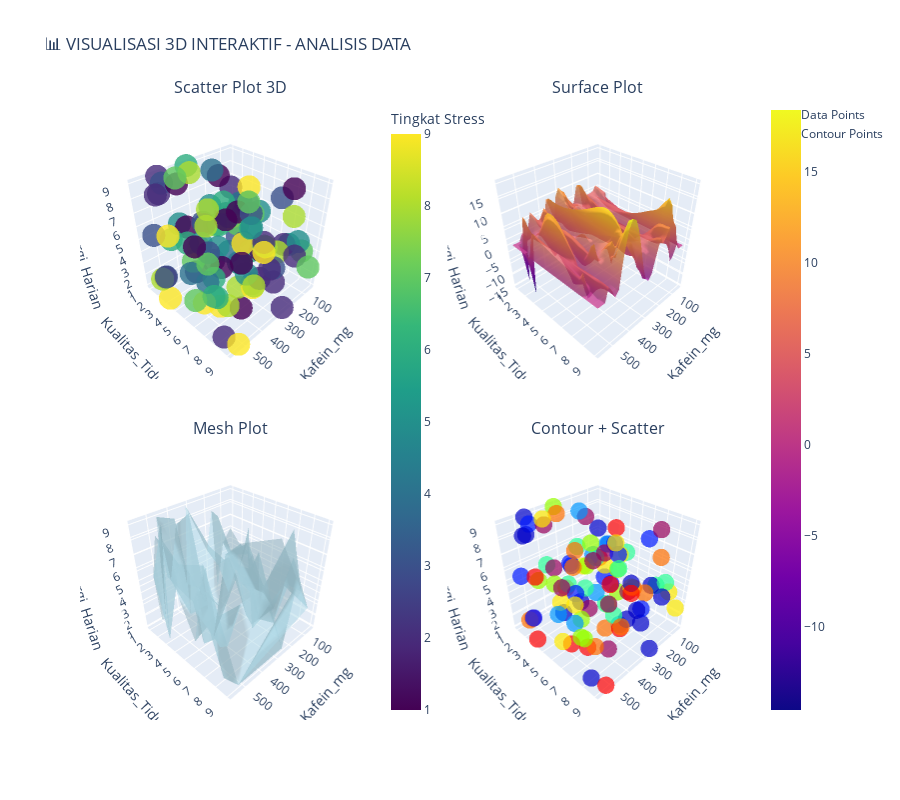

Notebook code for this chart:
### Code cell
# ===================================================================
# 4. VISUALISASI 3D INTERAKTIF DENGAN PLOTLY
# ===================================================================

print("\n🌊 4. VISUALISASI 3D INTERAKTIF")
print("-" * 30)

# Buat multiple visualisasi 3D
fig_3d = make_subplots(
    rows=2, cols=2,
    subplot_titles=('Scatter Plot 3D', 'Surface Plot', 'Mesh Plot', 'Contour + Scatter'),
    specs=[[{"type": "scatter3d"}, {"type": "surface"}],
           [{"type": "mesh3d"}, {"type": "scatter3d"}]],
    horizontal_spacing=0.1,
    vertical_spacing=0.1
)

# Ekstrak data
if x_var in df.columns:
    x_data = df[x_var].values
    y_data = df[y_var].values
    z_data = df[z_var].values
else:
    # Buat data contoh 3D yang menarik
    n_points = 50
    x_range = np.linspace(-5, 5, n_points)
    y_range = np.linspace(-5, 5, n_points)
    X, Y = np.meshgrid(x_range, y_range)
    
    # Buat permukaan gelombang yang menarik
    Z = np.sin(np.sqrt(X**2 + Y**2)) * np.cos(X) * np.exp(-0.1 * (X**2 + Y**2))
    
    # Untuk scatter plot, ambil subset data
    indices = np.random.choice(n_points*n_points, size=200, replace=False)
    x_data = X.flatten()[indices]
    y_data = Y.flatten()[indices]
    z_data = Z.flatten()[indices]

# 4.1 Scatter Plot 3D
if x_var in df.columns and 'Tingkat_Stress' in df.columns:
    color_data = df['Tingkat_Stress'].values
    color_label = 'Tingkat Stress'
else:
    color_data = z_data
    color_label = 'Z Value'

scatter_3d = go.Scatter3d(
    x=x_data,
    y=y_data,
    z=z_data,
    mode='markers',
    marker=dict(
        size=8,
        color=color_data,
        colorscale='Viridis',
        opacity=0.8,
        colorbar=dict(title=color_label, x=0.45)
    ),
    text=[f'X: {x:.2f}<br>Y: {y:.2f}<br>Z: {z:.2f}' for x, y, z in zip(x_data, y_data, z_data)],
    hovertemplate='<b>Point Info</b><br>%{text}<extra></extra>',
    name='Data Points'
)

fig_3d.add_trace(scatter_3d, row=1, col=1)

# 4.2 Surface Plot
if x_var not in df.columns:
    # Gunakan data mesh yang sudah dibuat
    X_surf, Y_surf, Z_surf = X, Y, Z
else:
    # Buat grid dari data yang ada
    x_min, x_max = x_data.min(), x_data.max()
    y_min, y_max = y_data.min(), y_data.max()
    
    xi = np.linspace(x_min, x_max, 30)
    yi = np.linspace(y_min, y_max, 30)
    X_surf, Y_surf = np.meshgrid(xi, yi)
    
    # Interpolasi data untuk membuat surface
    Z_surf = griddata((x_data, y_data), z_data, (X_surf, Y_surf), method='cubic')
    Z_surf = np.nan_to_num(Z_surf)

surface_plot = go.Surface(
    x=X_surf,
    y=Y_surf,
    z=Z_surf,
    colorscale='Plasma',
    opacity=0.8,
    name='Surface'
)

fig_3d.add_trace(surface_plot, row=1, col=2)

# 4.3 Mesh Plot
mesh_plot = go.Mesh3d(
    x=x_data,
    y=y_data,
    z=z_data,
    opacity=0.5,
    color='lightblue',
    name='Mesh'
)

fig_3d.add_trace(mesh_plot, row=2, col=1)

# 4.4 Contour + Scatter
contour_scatter = go.Scatter3d(
    x=x_data,
    y=y_data,
    z=z_data,
    mode='markers',
    marker=dict(
        size=6,
        color=color_data,
        colorscale='Rainbow',
        opacity=0.7
    ),
    name='Contour Points'
)

fig_3d.add_trace(contour_scatter, row=2, col=2)

# Update layout
fig_3d.update_layout(
    title='📊 VISUALISASI 3D INTERAKTIF - ANALISIS DATA',
    font=dict(size=12),
    height=800,
    showlegend=True,
    scene=dict(
        xaxis_title=x_var,
        yaxis_title=y_var,
        zaxis_title=z_var,
        camera=dict(eye=dict(x=1.5, y=1.5, z=1.5))
    ),
    scene2=dict(
        xaxis_title=x_var,
        yaxis_title=y_var,
        zaxis_title=z_var,
        camera=dict(eye=dict(x=1.5, y=1.5, z=1.5))
    ),
    scene3=dict(
        xaxis_title=x_var,
        yaxis_title=y_var,
        zaxis_title=z_var,
        camera=dict(eye=dict(x=1.5, y=1.5, z=1.5))
    ),
    scene4=dict(
        xaxis_title=x_var,
        yaxis_title=y_var,
        zaxis_title=z_var,
        camera=dict(eye=dict(x=1.5, y=1.5, z=1.5))
    )
)

fig_3d.show()

### Figure 1 — Plotly figure (JSON) as saved in the notebook; plotly's stock layout.template omitted (floating-point values rounded to 4 significant figures; data arrays with more than 128 entries replaced by an {"elided": "..."} marker saying what was removed)
{"data": [{"hovertemplate": "<b>Point Info</b><br>%{text}<extra></extra>", "marker": {"color": [2, 1, 6, 5, 9, 1, 7, 5, 5, 2, 3, 7, 6, 2, 6, 2, 2, 2, 3, 2, 4, 9, 6, 1, 8, 7, 3, 1, 5, 4, 8, 1, 1, 4, 8, 5, 2, 6, 5, 2, 3, 9, 7, 7, 6, 8, 4, 8, 4, 8, 9, 3, 3, 2, 3, 3, 5, 5, 2, 6, 5, 6, 1, 5, 9, 2, 1, 9, 9, 9, 6, 8, 1, 4, 1, 8, 1, 3, 4, 8, 6, 7, 8, 2, 8, 3, 7, 3, 7, 2, 6, 3, 3, 9, 7, 5, 7, 9, 1, 7], "colorbar": {"title": {"text": "Tingkat Stress"}, "x": 0.45}, "colorscale": [[0, "#440154"], [0.1111, "#482878"], [0.2222, "#3e4989"], [0.3333, "#31688e"], [0.4444, "#26828e"], [0.5556, "#1f9e89"], [0.6667, "#35b779"], [0.7778, "#6ece58"], [0.8889, "#b5de2b"], [1, "#fde725"]], "opacity": 0.8, "size": 8}, "mode": "markers", "name": "Data Points", "scene": "scene", "text": ["X: 546.00<br>Y: 3.00<br>Z: 9.00", "X: 491.00<br>Y: 1.00<br>Z: 1.00", "X: 317.00<br>Y: 1.00<br>Z: 9.00", "X: 559.00<br>Y: 5.00<br>Z: 8.00", "X: 435.00<br>Y: 6.00<br>Z: 1.00", "X: 436.00<br>Y: 3.00<br>Z: 6.00", "X: 162.00<br>Y: 9.00<br>Z: 5.00", "X: 130.00<br>Y: 5.00<br>Z: 6.00", "X: 162.00<br>Y: 8.00<br>Z: 5.00", "X: 51.00<br>Y: 1.00<br>Z: 6.00", "X: 269.00<br>Y: 5.00<br>Z: 5.00", "X: 274.00<br>Y: 3.00<br>Z: 5.00", "X: 434.00<br>Y: 1.00<br>Z: 4.00", "X: 452.00<br>Y: 4.00<br>Z: 3.00", "X: 179.00<br>Y: 5.00<br>Z: 3.00", "X: 102.00<br>Y: 7.00<br>Z: 4.00", "X: 465.00<br>Y: 1.00<br>Z: 9.00", "X: 296.00<br>Y: 3.00<br>Z: 2.00", "X: 488.00<br>Y: 2.00<br>Z: 9.00", "X: 252.00<br>Y: 9.00<br>Z: 1.00", "X: 233.00<br>Y: 6.00<br>Z: 1.00", "X: 172.00<br>Y: 3.00<br>Z: 5.00", "X: 450.00<br>Y: 8.00<br>Z: 6.00", "X: 343.00<br>Y: 8.00<br>Z: 6.00", "X: 329.00<br>Y: 2.00<br>Z: 3.00", "X: 247.00<br>Y: 6.00<br>Z: 7.00", "X: 560.00<br>Y: 7.00<br>Z: 9.00", "X: 193.00<br>Y: 2.00<br>Z: 8.00", "X: 250.00<br>Y: 2.00<br>Z: 6.00", "X: 173.00<br>Y: 1.00<br>Z: 8.00", "X: 236.00<br>Y: 8.00<br>Z: 5.00", "X: 375.00<br>Y: 1.00<br>Z: 8.00", "X: 513.00<br>Y: 9.00<br>Z: 4.00", "X: 398.00<br>Y: 6.00<br>Z: 8.00", "X: 452.00<br>Y: 7.00<br>Z: 2.00", "X: 395.00<br>Y: 7.00<br>Z: 5.00", "X: 560.00<br>Y: 3.00<br>Z: 9.00", "X: 196.00<br>Y: 2.00<br>Z: 4.00", "X: 197.00<br>Y: 9.00<br>Z: 6.00", "X: 538.00<br>Y: 8.00<br>Z: 1.00", "X: 387.00<br>Y: 7.00<br>Z: 9.00", "X: 522.00<br>Y: 9.00<br>Z: 1.00", "X: 200.00<br>Y: 4.00<br>Z: 5.00", "X: 464.00<br>Y: 4.00<br>Z: 4.00", "X: 347.00<br>Y: 1.00<br>Z: 3.00", "X: 312.00<br>Y: 8.00<br>Z: 6.00", "X: 193.00<br>Y: 3.00<br>Z: 2.00", "X: 395.00<br>Y: 7.00<br>Z: 3.00", "X: 51.00<br>Y: 2.00<br>Z: 5.00", "X: 353.00<br>Y: 2.00<br>Z: 9.00", "X: 303.00<br>Y: 7.00<br>Z: 2.00", "X: 502.00<br>Y: 6.00<br>Z: 8.00", "X: 86.00<br>Y: 3.00<br>Z: 2.00", "X: 209.00<br>Y: 9.00<br>Z: 5.00", "X: 58.00<br>Y: 6.00<br>Z: 7.00", "X: 282.00<br>Y: 6.00<br>Z: 8.00", "X: 148.00<br>Y: 1.00<br>Z: 1.00", "X: 257.00<br>Y: 4.00<br>Z: 6.00", "X: 180.00<br>Y: 6.00<br>Z: 1.00", "X: 453.00<br>Y: 6.00<br>Z: 2.00", "X: 201.00<br>Y: 5.00<br>Z: 1.00", "X: 103.00<br>Y: 1.00<br>Z: 5.00", "X: 169.00<br>Y: 8.00<br>Z: 9.00", "X: 469.00<br>Y: 5.00<br>Z: 6.00", "X: 471.00<br>Y: 5.00<br>Z: 1.00", "X: 153.00<br>Y: 7.00<br>Z: 1.00", "X: 303.00<br>Y: 4.00<br>Z: 2.00", "X: 276.00<br>Y: 6.00<br>Z: 9.00", "X: 161.00<br>Y: 4.00<br>Z: 3.00", "X: 559.00<br>Y: 3.00<br>Z: 1.00", "X: 522.00<br>Y: 7.00<br>Z: 5.00", "X: 148.00<br>Y: 8.00<br>Z: 7.00", "X: 202.00<br>Y: 4.00<br>Z: 6.00", "X: 387.00<br>Y: 2.00<br>Z: 1.00", "X: 212.00<br>Y: 3.00<br>Z: 5.00", "X: 210.00<br>Y: 1.00<br>Z: 5.00", "X: 447.00<br>Y: 8.00<br>Z: 6.00", "X: 326.00<br>Y: 3.00<br>Z: 3.00", "X: 553.00<br>Y: 7.00<br>Z: 5.00", "X: 441.00<br>Y: 5.00<br>Z: 7.00", "X: 184.00<br>Y: 5.00<br>Z: 5.00", "X: 244.00<br>Y: 7.00<br>Z: 5.00", "X: 450.00<br>Y: 9.00<br>Z: 5.00", "X: 82.00<br>Y: 5.00<br>Z: 3.00", "X: 509.00<br>Y: 1.00<br>Z: 1.00", "X: 519.00<br>Y: 1.00<br>Z: 5.00", "X: 424.00<br>Y: 2.00<br>Z: 9.00", "X: 71.00<br>Y: 6.00<br>Z: 1.00", "X: 87.00<br>Y: 9.00<br>Z: 3.00", "X: 279.00<br>Y: 8.00<br>Z: 4.00", "X: 414.00<br>Y: 5.00<br>Z: 1.00", "X: 487.00<br>Y: 1.00<br>Z: 1.00", "X: 332.00<br>Y: 7.00<br>Z: 8.00", "X: 76.00<br>Y: 5.00<br>Z: 2.00", "X: 275.00<br>Y: 6.00<br>Z: 8.00", "X: 326.00<br>Y: 7.00<br>Z: 7.00", "X: 333.00<br>Y: 3.00<br>Z: 2.00", "X: 530.00<br>Y: 3.00<br>Z: 6.00", "X: 502.00<br>Y: 5.00<br>Z: 6.00", "X: 565.00<br>Y: 6.00<br>Z: 3.00"], "type": "scatter3d", "x": [546, 491, 317, 559, 435, 436, 162, 130, 162, 51, 269, 274, 434, 452, 179, 102, 465, 296, 488, 252, 233, 172, 450, 343, 329, 247, 560, 193, 250, 173, 236, 375, 513, 398, 452, 395, 560, 196, 197, 538, 387, 522, 200, 464, 347, 312, 193, 395, 51, 353, 303, 502, 86, 209, 58, 282, 148, 257, 180, 453, 201, 103, 169, 469, 471, 153, 303, 276, 161, 559, 522, 148, 202, 387, 212, 210, 447, 326, 553, 441, 184, 244, 450, 82, 509, 519, 424, 71, 87, 279, 414, 487, 332, 76, 275, 326, 333, 530, 502, 565], "y": [3, 1, 1, 5, 6, 3, 9, 5, 8, 1, 5, 3, 1, 4, 5, 7, 1, 3, 2, 9, 6, 3, 8, 8, 2, 6, 7, 2, 2, 1, 8, 1, 9, 6, 7, 7, 3, 2, 9, 8, 7, 9, 4, 4, 1, 8, 3, 7, 2, 2, 7, 6, 3, 9, 6, 6, 1, 4, 6, 6, 5, 1, 8, 5, 5, 7, 4, 6, 4, 3, 7, 8, 4, 2, 3, 1, 8, 3, 7, 5, 5, 7, 9, 5, 1, 1, 2, 6, 9, 8, 5, 1, 7, 5, 6, 7, 3, 3, 5, 6], "z": [9, 1, 9, 8, 1, 6, 5, 6, 5, 6, 5, 5, 4, 3, 3, 4, 9, 2, 9, 1, 1, 5, 6, 6, 3, 7, 9, 8, 6, 8, 5, 8, 4, 8, 2, 5, 9, 4, 6, 1, 9, 1, 5, 4, 3, 6, 2, 3, 5, 9, 2, 8, 2, 5, 7, 8, 1, 6, 1, 2, 1, 5, 9, 6, 1, 1, 2, 9, 3, 1, 5, 7, 6, 1, 5, 5, 6, 3, 5, 7, 5, 5, 5, 3, 1, 5, 9, 1, 3, 4, 1, 1, 8, 2, 8, 7, 2, 6, 6, 3]}, {"colorscale": [[0, "#0d0887"], [0.1111, "#46039f"], [0.2222, "#7201a8"], [0.3333, "#9c179e"], [0.4444, "#bd3786"], [0.5556, "#d8576b"], [0.6667, "#ed7953"], [0.7778, "#fb9f3a"], [0.8889, "#fdca26"], [1, "#f0f921"]], "name": "Surface", "opacity": 0.8, "scene": "scene2", "type": "surface", "x": {"elided": "30x30 float values"}, "y": {"elided": "30x30 float values"}, "z": {"elided": "30x30 float values"}}, {"color": "lightblue", "name": "Mesh", "opacity": 0.5, "scene": "scene3", "type": "mesh3d", "x": [546, 491, 317, 559, 435, 436, 162, 130, 162, 51, 269, 274, 434, 452, 179, 102, 465, 296, 488, 252, 233, 172, 450, 343, 329, 247, 560, 193, 250, 173, 236, 375, 513, 398, 452, 395, 560, 196, 197, 538, 387, 522, 200, 464, 347, 312, 193, 395, 51, 353, 303, 502, 86, 209, 58, 282, 148, 257, 180, 453, 201, 103, 169, 469, 471, 153, 303, 276, 161, 559, 522, 148, 202, 387, 212, 210, 447, 326, 553, 441, 184, 244, 450, 82, 509, 519, 424, 71, 87, 279, 414, 487, 332, 76, 275, 326, 333, 530, 502, 565], "y": [3, 1, 1, 5, 6, 3, 9, 5, 8, 1, 5, 3, 1, 4, 5, 7, 1, 3, 2, 9, 6, 3, 8, 8, 2, 6, 7, 2, 2, 1, 8, 1, 9, 6, 7, 7, 3, 2, 9, 8, 7, 9, 4, 4, 1, 8, 3, 7, 2, 2, 7, 6, 3, 9, 6, 6, 1, 4, 6, 6, 5, 1, 8, 5, 5, 7, 4, 6, 4, 3, 7, 8, 4, 2, 3, 1, 8, 3, 7, 5, 5, 7, 9, 5, 1, 1, 2, 6, 9, 8, 5, 1, 7, 5, 6, 7, 3, 3, 5, 6], "z": [9, 1, 9, 8, 1, 6, 5, 6, 5, 6, 5, 5, 4, 3, 3, 4, 9, 2, 9, 1, 1, 5, 6, 6, 3, 7, 9, 8, 6, 8, 5, 8, 4, 8, 2, 5, 9, 4, 6, 1, 9, 1, 5, 4, 3, 6, 2, 3, 5, 9, 2, 8, 2, 5, 7, 8, 1, 6, 1, 2, 1, 5, 9, 6, 1, 1, 2, 9, 3, 1, 5, 7, 6, 1, 5, 5, 6, 3, 5, 7, 5, 5, 5, 3, 1, 5, 9, 1, 3, 4, 1, 1, 8, 2, 8, 7, 2, 6, 6, 3]}, {"marker": {"color": [2, 1, 6, 5, 9, 1, 7, 5, 5, 2, 3, 7, 6, 2, 6, 2, 2, 2, 3, 2, 4, 9, 6, 1, 8, 7, 3, 1, 5, 4, 8, 1, 1, 4, 8, 5, 2, 6, 5, 2, 3, 9, 7, 7, 6, 8, 4, 8, 4, 8, 9, 3, 3, 2, 3, 3, 5, 5, 2, 6, 5, 6, 1, 5, 9, 2, 1, 9, 9, 9, 6, 8, 1, 4, 1, 8, 1, 3, 4, 8, 6, 7, 8, 2, 8, 3, 7, 3, 7, 2, 6, 3, 3, 9, 7, 5, 7, 9, 1, 7], "colorscale": [[0, "rgb(150,0,90)"], [0.125, "rgb(0,0,200)"], [0.25, "rgb(0,25,255)"], [0.375, "rgb(0,152,255)"], [0.5, "rgb(44,255,150)"], [0.625, "rgb(151,255,0)"], [0.75, "rgb(255,234,0)"], [0.875, "rgb(255,111,0)"], [1, "rgb(255,0,0)"]], "opacity": 0.7, "size": 6}, "mode": "markers", "name": "Contour Points", "scene": "scene4", "type": "scatter3d", "x": [546, 491, 317, 559, 435, 436, 162, 130, 162, 51, 269, 274, 434, 452, 179, 102, 465, 296, 488, 252, 233, 172, 450, 343, 329, 247, 560, 193, 250, 173, 236, 375, 513, 398, 452, 395, 560, 196, 197, 538, 387, 522, 200, 464, 347, 312, 193, 395, 51, 353, 303, 502, 86, 209, 58, 282, 148, 257, 180, 453, 201, 103, 169, 469, 471, 153, 303, 276, 161, 559, 522, 148, 202, 387, 212, 210, 447, 326, 553, 441, 184, 244, 450, 82, 509, 519, 424, 71, 87, 279, 414, 487, 332, 76, 275, 326, 333, 530, 502, 565], "y": [3, 1, 1, 5, 6, 3, 9, 5, 8, 1, 5, 3, 1, 4, 5, 7, 1, 3, 2, 9, 6, 3, 8, 8, 2, 6, 7, 2, 2, 1, 8, 1, 9, 6, 7, 7, 3, 2, 9, 8, 7, 9, 4, 4, 1, 8, 3, 7, 2, 2, 7, 6, 3, 9, 6, 6, 1, 4, 6, 6, 5, 1, 8, 5, 5, 7, 4, 6, 4, 3, 7, 8, 4, 2, 3, 1, 8, 3, 7, 5, 5, 7, 9, 5, 1, 1, 2, 6, 9, 8, 5, 1, 7, 5, 6, 7, 3, 3, 5, 6], "z": [9, 1, 9, 8, 1, 6, 5, 6, 5, 6, 5, 5, 4, 3, 3, 4, 9, 2, 9, 1, 1, 5, 6, 6, 3, 7, 9, 8, 6, 8, 5, 8, 4, 8, 2, 5, 9, 4, 6, 1, 9, 1, 5, 4, 3, 6, 2, 3, 5, 9, 2, 8, 2, 5, 7, 8, 1, 6, 1, 2, 1, 5, 9, 6, 1, 1, 2, 9, 3, 1, 5, 7, 6, 1, 5, 5, 6, 3, 5, 7, 5, 5, 5, 3, 1, 5, 9, 1, 3, 4, 1, 1, 8, 2, 8, 7, 2, 6, 6, 3]}], "layout": {"annotations": [{"font": {"size": 16}, "showarrow": false, "text": "Scatter Plot 3D", "x": 0.225, "xanchor": "center", "xref": "paper", "y": 1, "yanchor": "bottom", "yref": "paper"}, {"font": {"size": 16}, "showarrow": false, "text": "Surface Plot", "x": 0.775, "xanchor": "center", "xref": "paper", "y": 1, "yanchor": "bottom", "yref": "paper"}, {"font": {"size": 16}, "showarrow": false, "text": "Mesh Plot", "x": 0.225, "xanchor": "center", "xref": "paper", "y": 0.45, "yanchor": "bottom", "yref": "paper"}, {"font": {"size": 16}, "showarrow": false, "text": "Contour + Scatter", "x": 0.775, "xanchor": "center", "xref": "paper", "y": 0.45, "yanchor": "bottom", "yref": "paper"}], "font": {"size": 12}, "height": 800, "scene": {"camera": {"eye": {"x": 1.5, "y": 1.5, "z": 1.5}}, "domain": {"x": [0, 0.45], "y": [0.55, 1]}, "xaxis": {"title": {"text": "Kafein_mg"}}, "yaxis": {"title": {"text": "Kualitas_Tidur"}}, "zaxis": {"title": {"text": "Energi_Harian"}}}, "scene2": {"camera": {"eye": {"x": 1.5, "y": 1.5, "z": 1.5}}, "domain": {"x": [0.55, 1], "y": [0.55, 1]}, "xaxis": {"title": {"text": "Kafein_mg"}}, "yaxis": {"title": {"text": "Kualitas_Tidur"}}, "zaxis": {"title": {"text": "Energi_Harian"}}}, "scene3": {"camera": {"eye": {"x": 1.5, "y": 1.5, "z": 1.5}}, "domain": {"x": [0, 0.45], "y": [0, 0.45]}, "xaxis": {"title": {"text": "Kafein_mg"}}, "yaxis": {"title": {"text": "Kualitas_Tidur"}}, "zaxis": {"title": {"text": "Energi_Harian"}}}, "scene4": {"camera": {"eye": {"x": 1.5, "y": 1.5, "z": 1.5}}, "domain": {"x": [0.55, 1], "y": [0, 0.45]}, "xaxis": {"title": {"text": "Kafein_mg"}}, "yaxis": {"title": {"text": "Kualitas_Tidur"}}, "zaxis": {"title": {"text": "Energi_Harian"}}}, "showlegend": true, "title": {"text": "📊 VISUALISASI 3D INTERAKTIF - ANALISIS DATA"}}}
